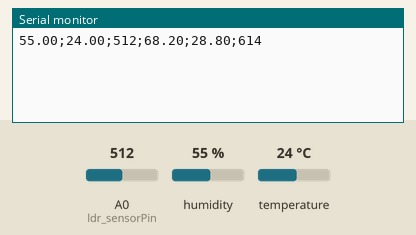
Recording of a sketch running on a simulated Arduino Uno, built with avr-gcc and run on an emulated ATmega328P. Parts: the last lines printed to the serial monitor. The test bench sets the inputs (shaded band); at power-on: humidity 55 %, A0 (ldr_sensorPin) = 512, temperature 24 °C.

Above: at 1.2 s.
1.3 s: humidity set to 22 %
3.2 s: A0 (ldr_sensorPin) set to 716
At 3.2 s:
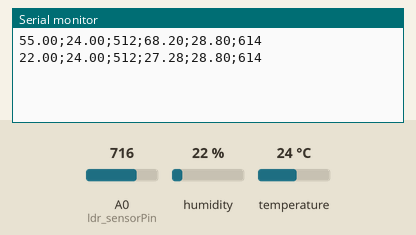
5.1 s: temperature set to 12 °C
At 6.8 s:
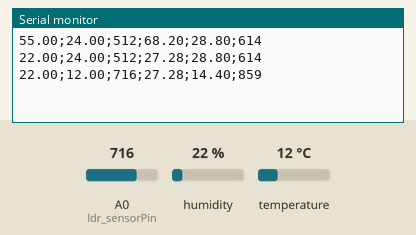
7.0 s: A0 (ldr_sensorPin) set to 900
8.9 s: humidity set to 40 %
At 9.5 s:
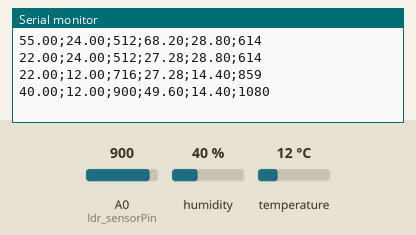
Timing chart, 0 to 11.8 s (numbered marks = the images above; inputs shaded):
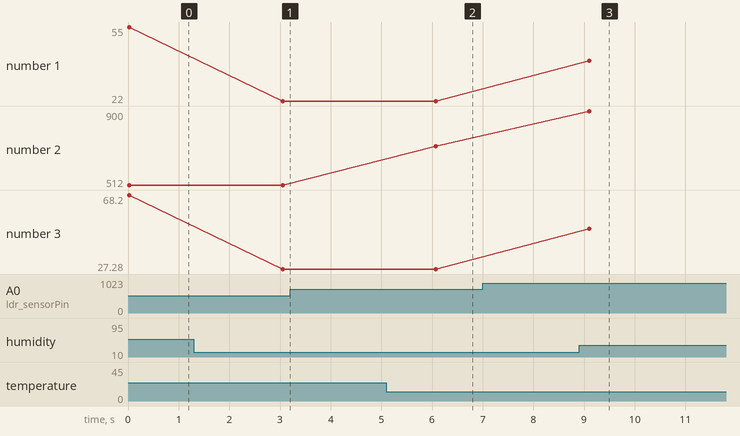

The sketch:

codigoArduino.ino
```cpp
#include "DHT.h" //importar biblioteca do DHT
#define dht_type DHT11 // definir tipo

// definição de variáveis
//LDR
int ldr_sensorPin = A0;
int ldr_sensorValue1 = 0;
int ldr_sensorValue2 = 0;


//DHT
int dht_pin = A1;
DHT dht_1 = DHT(dht_pin, dht_type); // definindo objeto tipo DHT


void setup() {
  Serial.begin(9600); // setar baudRate para 9600
  dht_1.begin();
}

void loop() {
  // DHT11 AMBIENTE 1
  float umidade1 = dht_1.readHumidity();
  float temperatura1 = dht_1.readTemperature();
  float umidade2 = dht_1.readHumidity() * 1.24;
  float temperatura2 = dht_1.readTemperature()  * 1.2;

  if (isnan(temperatura1) or isnan(umidade1)) { // checando se o valor for inváliado

    Serial.println("Erro ao ler");

  } else {

    //AMBIENTE 1

    Serial.print(umidade1);

    Serial.print(";");

    Serial.print(temperatura1);

    Serial.print(";");

    //LDR
    ldr_sensorValue1 = analogRead(ldr_sensorPin);
    Serial.print(ldr_sensorValue1);

  }

   if (isnan(temperatura2) or isnan(umidade2)) { // checando se o valor for inváliado

    Serial.println("Erro ao ler");

  } else {

    //AMBIENTE 2

    Serial.print(";");

    Serial.print(umidade2);

    Serial.print(";");

    Serial.print(temperatura2);

    Serial.print(";");

    //LDR
    ldr_sensorValue2 = analogRead(ldr_sensorPin) * 1.2;
    Serial.println(ldr_sensorValue2);

  }
  delay(3000); // delay 👍
}
```

Measured:
- after the input at 5.1 s, the serial monitor: prints a new line after 0.97 s (image 2)
- after the input at 8.9 s, the serial monitor: prints a new line after 0.20 s (image 3)
- plotted number 1: 55 → 22 after the input at 1.3 s, 22 → 40 after the input at 8.9 s
- plotted number 3: 68.2 → 27.28 after the input at 1.3 s, 27.28 → 49.6 after the input at 8.9 s
